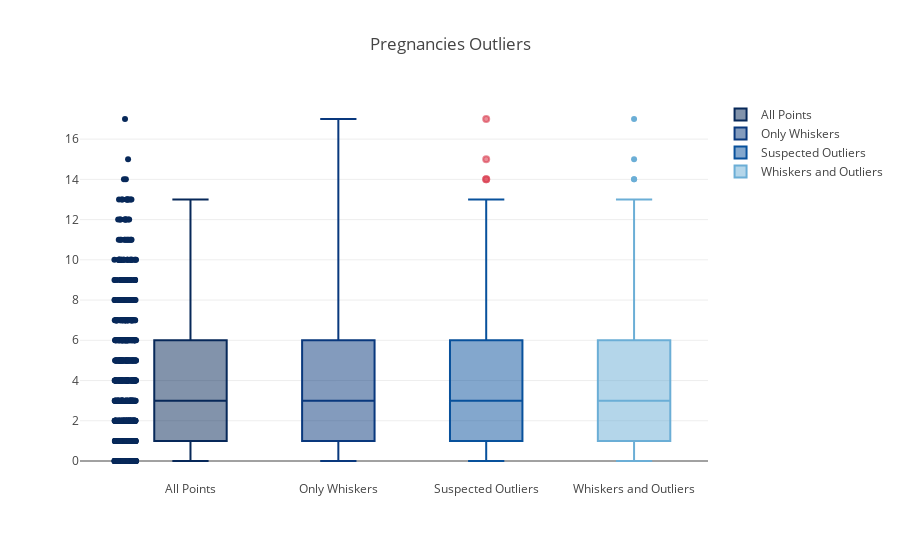
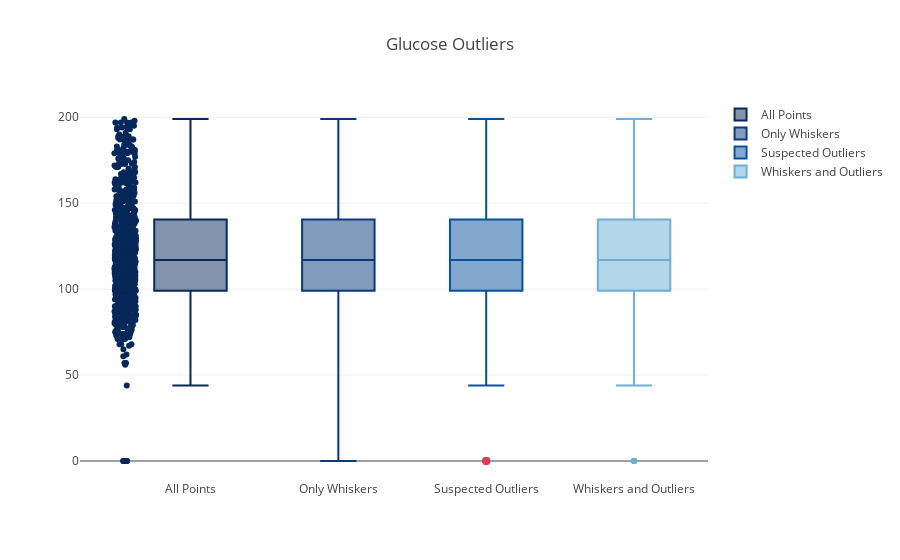
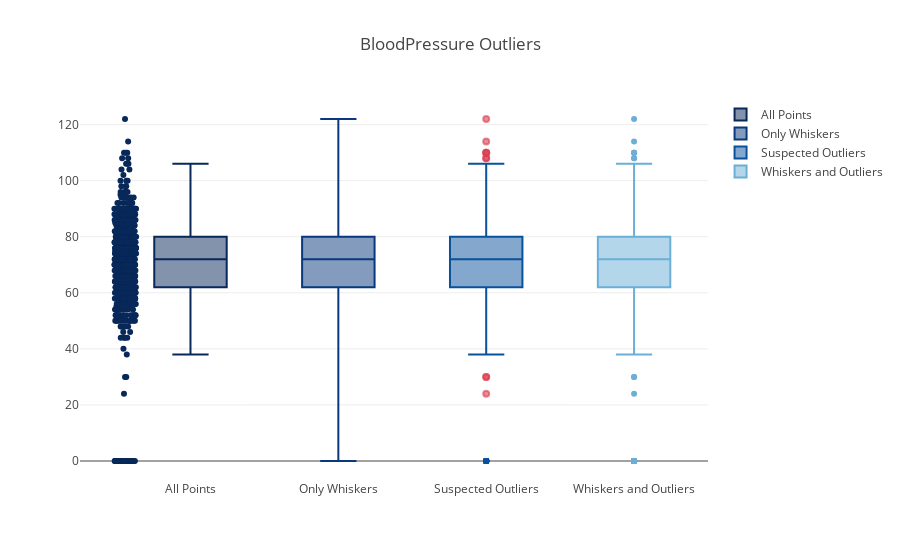

The notebook cell these images were saved under, in order:
### Code cell
for i in range(8):
    OutLiersBox(df,df_name[i])

### Figure 1 — Plotly figure (JSON) as saved in the notebook; plotly's stock layout.template omitted (floating-point values rounded to 4 significant figures; data arrays with more than 128 entries replaced by an {"elided": "..."} marker saying what was removed)
{"data": [{"boxpoints": "all", "jitter": 0.3, "line": {"color": "rgb(7,40,89)"}, "marker": {"color": "rgb(7,40,89)"}, "name": "All Points", "pointpos": -1.8, "type": "box", "uid": "b4a32118-ba08-4625-a3bd-b72cca87ca4c", "y": {"elided": "768 int values"}}, {"boxpoints": false, "line": {"color": "rgb(9,56,125)"}, "marker": {"color": "rgb(9,56,125)"}, "name": "Only Whiskers", "type": "box", "uid": "118f6b65-c2e5-43cf-bba8-7c5e04e084ee", "y": {"elided": "768 int values"}}, {"boxpoints": "suspectedoutliers", "line": {"color": "rgb(8,81,156)"}, "marker": {"color": "rgb(8,81,156)", "line": {"outliercolor": "rgba(219, 64, 82, 0.6)", "outlierwidth": 2}, "outliercolor": "rgba(219, 64, 82, 0.6)"}, "name": "Suspected Outliers", "type": "box", "uid": "665c178c-a28d-43ec-8e11-633ff4f36eae", "y": {"elided": "768 int values"}}, {"boxpoints": "outliers", "line": {"color": "rgb(107,174,214)"}, "marker": {"color": "rgb(107,174,214)"}, "name": "Whiskers and Outliers", "type": "box", "uid": "80fd621e-67d7-4931-81c3-933a62ebf884", "y": {"elided": "768 int values"}}], "layout": {"title": {"text": "Pregnancies Outliers"}}}

### Figure 2 — Plotly figure (JSON) as saved in the notebook; plotly's stock layout.template omitted (floating-point values rounded to 4 significant figures; data arrays with more than 128 entries replaced by an {"elided": "..."} marker saying what was removed)
{"data": [{"boxpoints": "all", "jitter": 0.3, "line": {"color": "rgb(7,40,89)"}, "marker": {"color": "rgb(7,40,89)"}, "name": "All Points", "pointpos": -1.8, "type": "box", "uid": "296a7361-f5ca-46e6-92af-f8186e06f82f", "y": {"elided": "768 int values"}}, {"boxpoints": false, "line": {"color": "rgb(9,56,125)"}, "marker": {"color": "rgb(9,56,125)"}, "name": "Only Whiskers", "type": "box", "uid": "480e0d17-dc25-48d5-84f4-232c4d709b9e", "y": {"elided": "768 int values"}}, {"boxpoints": "suspectedoutliers", "line": {"color": "rgb(8,81,156)"}, "marker": {"color": "rgb(8,81,156)", "line": {"outliercolor": "rgba(219, 64, 82, 0.6)", "outlierwidth": 2}, "outliercolor": "rgba(219, 64, 82, 0.6)"}, "name": "Suspected Outliers", "type": "box", "uid": "76adb466-5e95-4284-ab8b-42c526006e5f", "y": {"elided": "768 int values"}}, {"boxpoints": "outliers", "line": {"color": "rgb(107,174,214)"}, "marker": {"color": "rgb(107,174,214)"}, "name": "Whiskers and Outliers", "type": "box", "uid": "ff1a6d34-eda7-4029-8ed4-2a750148d3f2", "y": {"elided": "768 int values"}}], "layout": {"title": {"text": "Glucose Outliers"}}}

### Figure 3 — Plotly figure (JSON) as saved in the notebook; plotly's stock layout.template omitted (floating-point values rounded to 4 significant figures; data arrays with more than 128 entries replaced by an {"elided": "..."} marker saying what was removed)
{"data": [{"boxpoints": "all", "jitter": 0.3, "line": {"color": "rgb(7,40,89)"}, "marker": {"color": "rgb(7,40,89)"}, "name": "All Points", "pointpos": -1.8, "type": "box", "uid": "4fcf0e66-bd90-42f6-94b0-e144d2bbc271", "y": {"elided": "768 int values"}}, {"boxpoints": false, "line": {"color": "rgb(9,56,125)"}, "marker": {"color": "rgb(9,56,125)"}, "name": "Only Whiskers", "type": "box", "uid": "3568dba6-076c-4fb1-8e60-3c22801b952b", "y": {"elided": "768 int values"}}, {"boxpoints": "suspectedoutliers", "line": {"color": "rgb(8,81,156)"}, "marker": {"color": "rgb(8,81,156)", "line": {"outliercolor": "rgba(219, 64, 82, 0.6)", "outlierwidth": 2}, "outliercolor": "rgba(219, 64, 82, 0.6)"}, "name": "Suspected Outliers", "type": "box", "uid": "db314f0f-2d97-464f-b634-296faa549b5f", "y": {"elided": "768 int values"}}, {"boxpoints": "outliers", "line": {"color": "rgb(107,174,214)"}, "marker": {"color": "rgb(107,174,214)"}, "name": "Whiskers and Outliers", "type": "box", "uid": "bf3b4755-2436-4a83-aa16-6ce77598c70c", "y": {"elided": "768 int values"}}], "layout": {"title": {"text": "BloodPressure Outliers"}}}
